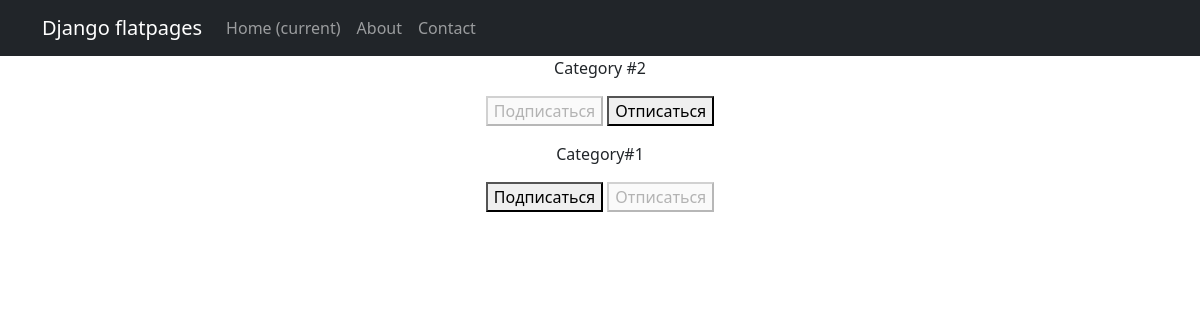
The page /products/subscriptions/ (signed in) on the database its author committed.
### simpleapp/models.py (models this page shows, shortened)
class Category(models.Model):
    name = models.CharField(max_length=100, unique=True)

### simpleapp/views.py (the view, shortened to what this page needs)
# urls.py: path('subscriptions/', subscriptions, name='subscriptions'),
@login_required
@csrf_protect
def subscriptions(request):
    categories_with_subscriptions = Category.objects.annotate(
        user_subscribed=Exists(
            Subscription.objects.filter(
                user=request.user,
                category=OuterRef('pk'),
            )
        )
    ).order_by('name')
    return render(
        request,
        'subscriptions.html',
        {'categories': categories_with_subscriptions},
    )

### templates/subscriptions.html (shortened to what this page needs)
{% extends 'flatpages/default.html' %}
{% block content %}
    {% for category in categories  %}
        <p>
            {{ category.name }}
            <form method="post">
                {% if category.user_subscribed %}
                    <button disabled>Подписаться</button>
                    <button name="action" value="unsubscribe">Отписаться</button>
                {% else %}
                    <button name="action" value="subscribe">Подписаться</button>
                    <button disabled>Отписаться</button>
                {% endif %}
            </form>
        </p>
    {% endfor %}
{% endblock content %}

### rows shown on the page
Category: name "Category #2", shows "Подписаться"
Category: name "Category#1", shows "Подписаться"
